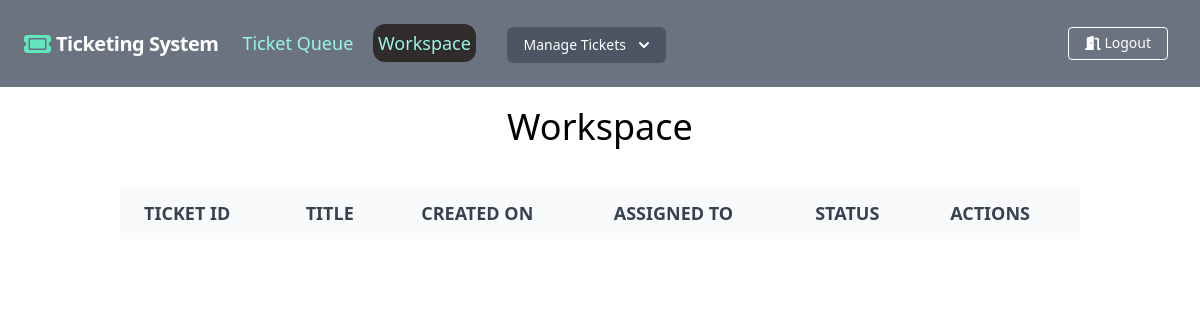
The page /ticket/workspace (signed in) on the database as committed earlier.
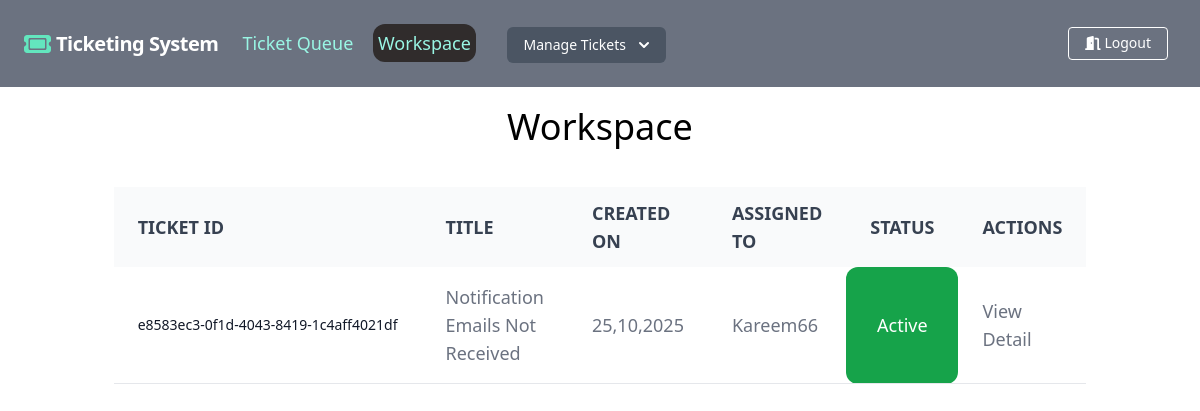
The same page on the database as committed later.
### ticket/models.py (models this page shows, shortened)
class Ticket(models.Model):
    STATUS = [
        ('Pending', "Pending"),
        ('Active', "Active"),
        ('Completed', "Completed"),
    ]
    number = models.UUIDField(default=uuid.uuid4, editable=False, unique=True)
    title = models.CharField(max_length=250)
    content = models.TextField()
    created_by = models.ForeignKey(User, related_name='created_tickets', on_delete=models.CASCADE)
    created_at = models.DateTimeField(auto_now_add=True)
    assigned_to = models.ForeignKey(User, on_delete=models.SET_NULL, null=True, blank=True, related_name='assigned_tickets')
    is_resolved = models.BooleanField(default=False)
    accepted_date = models.DateTimeField(blank=True, null=True)
    closed_date = models.DateTimeField(blank=True, null=True)
    status = models.CharField(choices=STATUS, max_length=25)

### users/models.py (models this page shows)
class User(AbstractUser):
    is_customer = models.BooleanField(default=False)
    is_admin = models.BooleanField(default=False)
    def __str__(self):
        return self.username

### ticket/views.py (the view)
# urls.py: path('workspace',workspace,name='workspace'),
def workspace(request):
    ticket = Ticket.objects.filter(assigned_to =request.user, is_resolved=False)
    return render(request , 'workspace.html',{'ticket':ticket })

### ticket/templates/workspace.html (shortened to what this page needs)
{% extends "base.html" %}
{% load widget_tweaks %}
{% block content %}
  <div class="text-center mt-5 mb-10">
    <h1 class="text-4xl text-bold">Workspace</h1>
  </div>
  <div class="relative overflow-x-auto flex justify-center ">
    <table class="w-[80%] text-sm text-left rtl:text-right text-gray-500 dark:text-gray-400">
        <thead class="text-lg text-gray-700 uppercase bg-gray-50 dark:bg-gray-700 dark:text-gray-400">
            <tr>
                <th scope="col" class="px-6 py-3">
                    Ticket ID
                </th>
                <th scope="col" class="px-6 py-3">
                    Title
                </th>
                <th scope="col" class="px-6 py-3">
                    Created On
                </th>
                <th scope="col" class="px-6 py-3">
                    Assigned To
                </th>
                <th scope="col" class="px-6 py-3">
                    Status
                </th>
                <th scope="col" class="px-6 py-3">
                    Actions
                </th>
            </tr>
        </thead>
        <tbody>
            {% for t in ticket %}
                 <tr class="bg-white border-b mb-2 dark:bg-gray-800 dark:border-gray-700">
                   <th scope="row" class="px-6 py-4 font-medium text-gray-900 whitespace-nowrap dark:text-white">
                     {{t.number}}
                    </th>
                    <td class="px-6 py-4 text-lg">
                       {{t.title|title}}
                    </td>
                    <td class="px-6 py-4 text-lg">
                       {{t.created_at|date:"d,m,Y"}}
                    </td>
                    <td class="px-6 py-4 text-lg">
                        {{t.created_by|title}}
                    </td>
                    {% if t.status == "Active" %}
                        <td class="text-center text-lg text-white rounded-xl bg-green-600">
                          Active
                       </td>
                    {% elif t.status == "Pending" %}
                        <td class="text-center text-lg text-white rounded-xl bg-yellow-600">
                          Pending
                       </td>
                    {% elif t.status == "Compleated" %}
                        <td class="text-center text-lg text-white rounded-xl bg-red-500">
                          Compleated
                       </td>
                    {% endif %}
                    <td class="px-6 py-4 text-lg">
                        <a href="{% url 'detail_ticket' t.id %}"  class="hover:underline">View Detail</a>
                    </td>
                 </tr>
         {% endfor %}
        </tbody>
    </table>
  </div>
{% endblock  %}

Rows that differ between the two databases and show on the page:
added Ticket: number "e8583ec3-0f1d-4043-8419-1c4aff4021df", title "Notification Emails Not Received", created_at "25,10,2025", created_by "Kareem66", status "Active"
